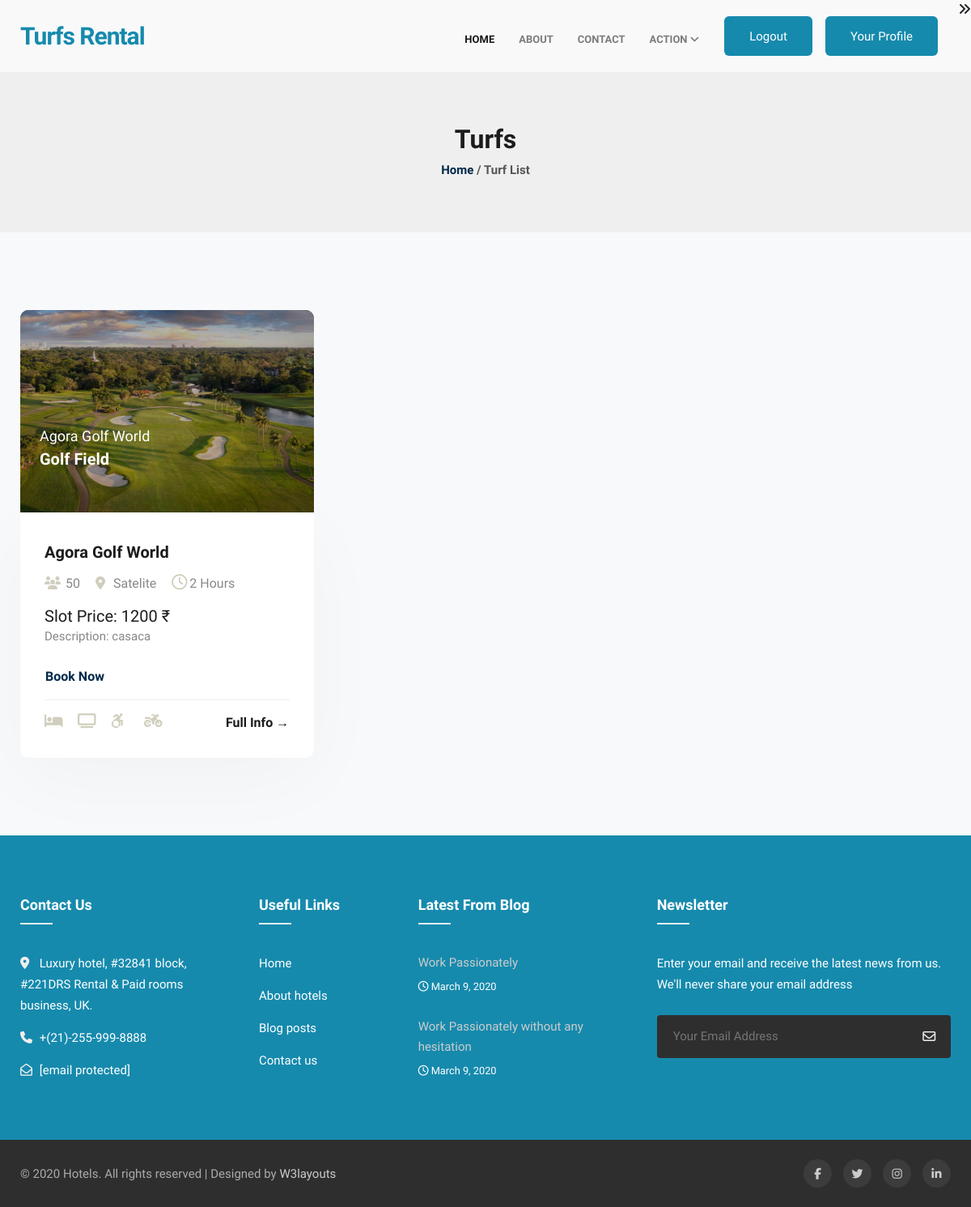
Screenshot of /userturflist.html (signed in) with the database file from the repository.
### turf/models.py (models this page shows, shortened)
class turf(models.Model):
    manager = models.ForeignKey(login, on_delete=models.CASCADE)
    category = models.ForeignKey(turf_categories, on_delete=models.CASCADE)
    location = models.ForeignKey(location, on_delete=models.CASCADE)
    name = models.CharField(max_length=255)
    description = models.TextField()
    contact_number = models.CharField(max_length=20)
    contact_email = models.EmailField()
    price_per_slot = models.IntegerField()
    duration_per_slot = models.IntegerField()
    maximum_capacity = models.IntegerField(default=100)
    is_available = models.CharField(max_length=50, choices=[("available", "available"), ("unavailable", "unavailable")], default="available")
    rules_and_regulations = models.TextField()
    is_featured = models.BooleanField(default=False)

class turf_images_table(models.Model):
    turf = models.ForeignKey(turf, on_delete=models.CASCADE)
    photo = models.ImageField(upload_to="photos")
    def photos(self):
        return mark_safe('<img src="{}" width="100" />'.format(self.photo.url))

class turf_categories(models.Model):
    cate_name = models.CharField(max_length=200)
    def __str__(self):
        return self.cate_name

class location(models.Model):
    city_name = models.ForeignKey(city, on_delete=models.CASCADE)
    area_name = models.CharField(max_length=200)
    postal_code = models.IntegerField()
    def __str__(self):
        return self.area_name

### turf/views.py (the view)
# urls.py: path('userturflist.html', views.userturflist, name="userturflist.html"),
def userturflist(request):
    context = checkuser(request)
    try:
        allturfdata = turf.objects.all()
        combineddata = []
        for turfdata in allturfdata:
            turf_images = turf_images_table.objects.filter(turf=turfdata.id)
            print(turf_images)
            if turf_images.exists():
                first_image = turf_images.first()
                print(first_image)
                combineddata.append((turfdata, first_image))
            else:
                combineddata.append((turfdata, None))
        context.update({"combineddata": combineddata})
        return render(request, 'userturflist.html', context)
    except:
        pass
    return render(request,'userturflist.html')

### turf/views.py (called while the page is built)
def checkuser(request):
    try:
        uid = request.session['login_id']
        userdata = login.objects.get(id=uid)
        try:
            profiledata = user_detail.objects.get(user=uid)
        except user_detail.DoesNotExist:
            profiledata = None
        manager = False
        if userdata.user_type == "manager":
            manager = True
        context = {
            'uid' : uid,
            'userdata': userdata,
            'profiledata': profiledata,
            'manager': manager
        }
        return context
    except:
        pass

### turf/templates/userturflist.html (shortened to what this page needs)
{%extends 'base.html'%}
{%block main%}
{%load static%}
<section class="w3l-breadcrumb">
    <div class="breadcrum-bg py-sm-5 py-4">
        <div class="container py-lg-3">
            <h2>Turfs</h2>
            <p><a href="index.html">Home</a> /  Turf List</p>
        </div>
    </div>
</section>
<div class="best-rooms w3l-blog py-5">
    <div class="container py-lg-5 py-sm-4">
        <div class="ban-content-inf row">
            {%for turf,img in combineddata%}
            <div class="maghny-gd-1 col-lg-4 col-md-6">
                <div class="maghny-grid">
                    <figure class="effect-lily">
                            {%if img%}
                                <img class="img-fluid" src="/media/{{img.photo}}" alt="#" height="200px" style=height:250px;">
                            {%endif%}
                        <figcaption class="mb-5">
                            <div>
                                <h4 class="room-title">{{turf.name}}</h4>
                                <h4 class="top-text"> <b> {{turf.category}}</b></h4>
                            </div>
                        </figcaption>
                    </figure>
                    <div class="room-info">
                        <h3 class="room-title"><a href="#url">{{turf.name}}</a></h3>
                        <ul class="mb-3">
                            <li><span class="fa fa-users"></span> {{turf.maximum_capacity}}</li>
                            <li><span class="fa fa-map-marker"></span>{{turf.location}}</li>
                            <li><span class="fa fa-clock-o" style="font-size:1.2rem;"></span>{{turf.duration_per_slot}} Hours</li>
                        </ul>
                        <h5>Slot Price: {{turf.price_per_slot}} &#x20B9;</h5>
                        <p>Description: {{turf.description |slice:70}}</p>
                        <a  href="/selectdate/{{turf.id}}" class="btn mt-sm-4 mt-3">Book Now</a>
                        <div class="room-info-bottom">
                            <ul class="room-amenities">
                                <li><a href="#url"><span class="fa fa-bed" title="Beds"></span></a></li>
                                <li><a href="#url"><span class="fa fa-television" title="Television"></span></a></li>
                                <li><a href="#url"><span class="fa fa-wheelchair-alt"
                                            title="Private Bathroom"></span></a></li>
                                <li><a href="#url"><span class="fa fa-motorcycle" title="Bike Rental"></span></a></li>
                            </ul>
                            <a href="turfdetails/{{turf.id}}" class="btn view">Full Info →</a>
                        </div>
                    </div>
                </div>
            </div>
        {%endfor%}
        </div>
    </div>
</div>
{%endblock%}

### turf/templates/base.html (shortened to what this page needs)
<!doctype html>
{%load static%}
<html lang="en">
<head>
  <link rel="stylesheet" href="https://cdnjs.cloudflare.com/ajax/libs/font-awesome/5.15.3/css/all.min.css">
  <link rel="stylesheet" href="{%static 'assets/css/style-starter.css'%}">
  <link rel="stylesheet" href="{%static 'assets/css/style-liberty.css'%}">
  <link rel="stylesheet" href="{%static 'assets/css/userprofile.css'%}">
</head>
<body>
  <body>
    <link rel="stylesheet" href="static/assets/css/font-awesome.min.css">
    <div class="pull-right toggle-right-sidebar">
      <span class="fa title-open-right-sidebar tooltipstered fa-angle-double-right"></span>
    </div>
    <header class="w3l-header-nav">
      <nav class="navbar navbar-expand-lg navbar-light fill px-lg-0 py-0 px-2">
        <div class="container">
          <a class="navbar-brand text-primary" href="index.html">Turfs Rental</a>
          <div class="collapse navbar-collapse" id="navbarSupportedContent">
            <ul class="navbar-nav ml-auto">
              <li class="nav-item active mt-3">
                <a class="nav-link" href="/index.html">Home</a>
              </li>
              <li class="nav-item @@about__active mt-3">
                <a class="nav-link" href="/about.html">About</a>
              </li>
              <li class="nav-item @@contact__active mt-3">
                <a class="nav-link" href="/contact.html">Contact</a>
              </li>
              {% if request.session.login_id %}
              {% if manager %}
              <li class="nav-item dropdown @@room__active mt-3">
                <a class="nav-link dropdown-toggle" href="#" id="managerop" role="button" data-toggle="dropdown"
                  aria-haspopup="true" aria-expanded="false">
                  Action <span class="fa fa-angle-down"></span>
                </a>
              </li>
            {%endif%}
            {%endif%}
            {% if request.session.login_id %}
            <a class="ml-3 book btn btn-secondary btn-style" href="/logout">Logout</a>
            {%if profiledata.profile_pic == None%}
            <a class=" ml-3 book btn btn-secondary btn-style" href="/completeprofilepage">Complete Profile</a>
            {%else%}
            <a class=" ml-3 book btn btn-secondary btn-style" href="/userprofile">Your Profile</a>
            {%endif%}
            {%else%}
            <a class="ml-3 book btn btn-secondary btn-style mt-1" href="login.html">Login</a>
            <a class=" ml-3 book btn btn-secondary btn-style mt-1" href="register.html">Register</a>
            {%endif%}
          </div>
        </div>
      </nav>
    </header>
    {%block main%}
    {%endblock%}
    <section class="w3l-footer-29-main">
      <div class="footer-29 py-5">
        <div class="container py-lg-4">
          <div class="row footer-top-29">
            <div class="col-lg-3 col-md-6 col-sm-8 footer-list-29 footer-1">
              <h6 class="footer-title-29">Contact Us</h6>
              <ul>
                <li>
                  <p><span class="fa fa-map-marker"></span> Luxury hotel, #32841 block, #221DRS Rental & Paid rooms
                    business, UK.</p>
                </li>
                <li><a href="tel:+7-800-999-800"><span class="fa fa-phone"></span> +(21)-255-999-8888</a></li>
                <li><a href="https://p.w3layouts.com/cdn-cgi/l/email-protection#bcd4d3c8d9d0cffcd1ddd5d092dfd3d1"
                    class="mail"><span class="fa fa-envelope-open-o"></span>
                    <span class="__cf_email__"
                      data-cfemail="aec6c1dacbc2ddeec3cfc7c280cdc1c3">[email&#160;protected]</span></a></li>
              </ul>
            </div>
            <div class="col-lg-2 col-md-6 col-sm-4 footer-list-29 footer-2 mt-sm-0 mt-5">
              <ul>
                <h6 class="footer-title-29">Useful Links</h6>
                <li><a href="index.html">Home</a></li>
                <li><a href="about.html">About hotels</a></li>
                <li><a href="blog.html"> Blog posts</a></li>
                <li><a href="contact.html">Contact us</a></li>
              </ul>
            </div>
            <div class="col-lg-3 col-md-6 col-sm-5 footer-list-29 footer-3 mt-lg-0 mt-5">
              <h6 class="footer-title-29">Latest from blog</h6>
              <div class="footer-post mb-4">
                <a href="blog-single.html">Work Passionately</a>
                <p class="small"><span class="fa fa-clock-o"></span> March 9, 2020</p>
              </div>
              <div class="footer-post">
                <a href="blog-single.html">Work Passionately without any hesitation</a>
                <p class="small"><span class="fa fa-clock-o"></span> March 9, 2020</p>
              </div>
            </div>
            <div class="col-lg-4 col-md-6 col-sm-7 footer-list-29 footer-4 mt-lg-0 mt-5">
              <h6 class="footer-title-29">Newsletter </h6>
              <p>Enter your email and receive the latest news from us.
                We'll never share your email address</p>
              <form action="#" class="subscribe" method="post">
                <input type="email" name="email" placeholder="Your Email Address" required="">
                <button><span class="fa fa-envelope-o"></span></button>
              </form>
            </div>
          </div>
        </div>
      </div>
    </section>
    <section class="w3l-footer-29-main w3l-copyright">
      <div class="container">
        <div class="row bottom-copies">
          <p class="col-lg-8 copy-footer-29">© 2020 Hotels. All rights reserved | Designed by <a
              href="https://w3layouts.com/">W3layouts</a></p>
          <div class="col-lg-4 main-social-footer-29">
            <a href="#facebook" class="facebook"><span class="fa fa-facebook"></span></a>
            <a href="#twitter" class="twitter"><span class="fa fa-twitter"></span></a>
            <a href="#instagram" class="instagram"><span class="fa fa-instagram"></span></a>
            <a href="#linkedin" class="linkedin"><span class="fa fa-linkedin"></span></a>
          </div>
        </div>
      </div>
    </section>
  </body>
</body>
</html>

### turf/static/assets/css/userprofile.css (style rules this page uses)
body { background-color: #f9f9fa }
h6 { font-size: 14px; }

### rows the page displays
turf: photo (picture), name "Agora Golf World", category "Golf Field", maximum_capacity "50", location "Satelite", duration_per_slot "2", price_per_slot "1200", description "casaca"
